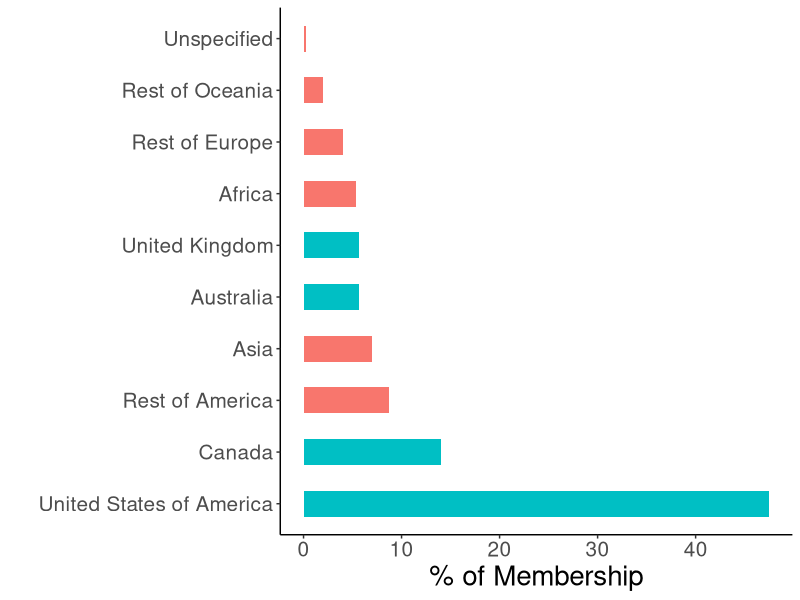
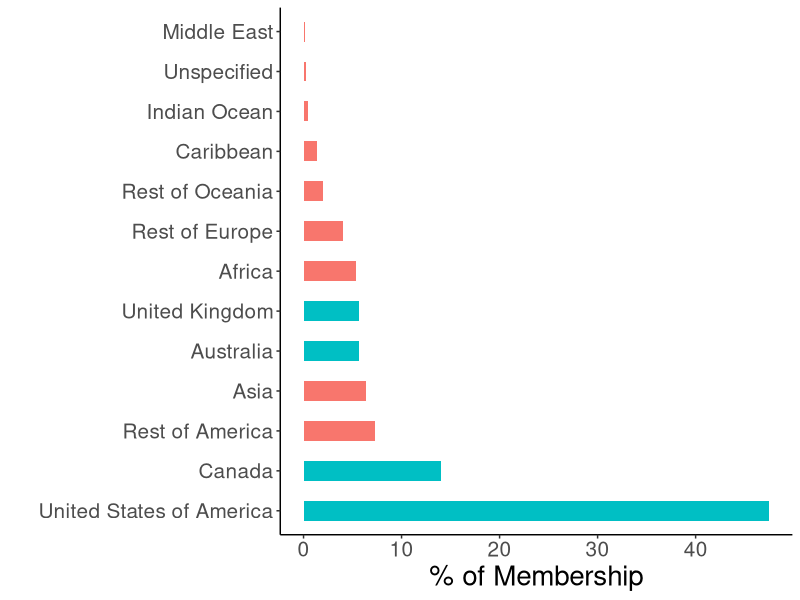
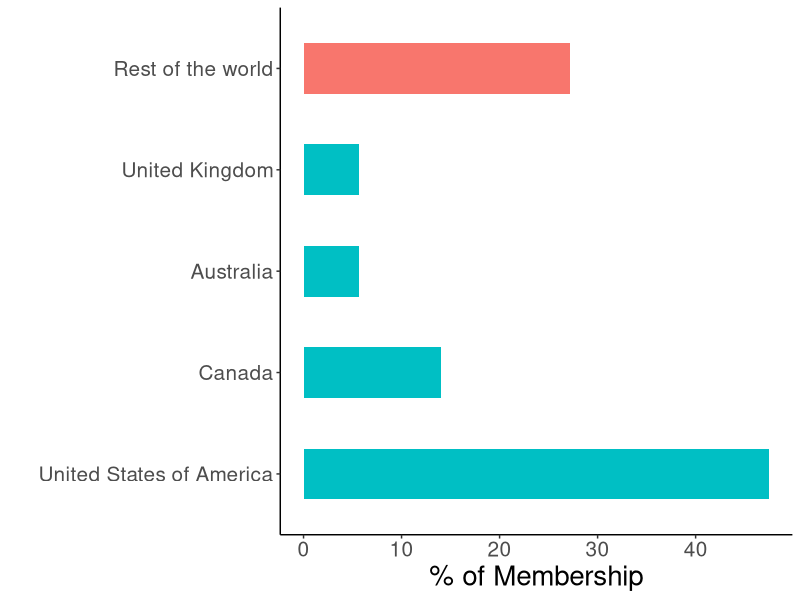
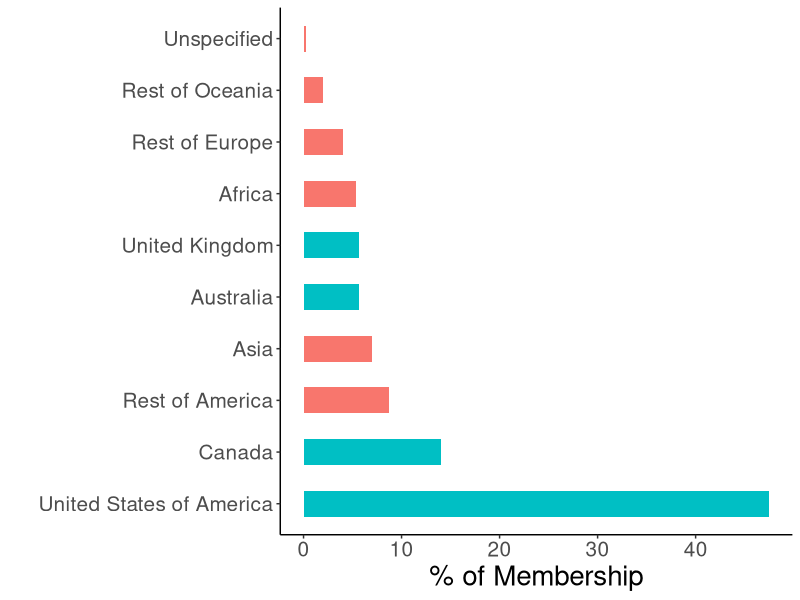
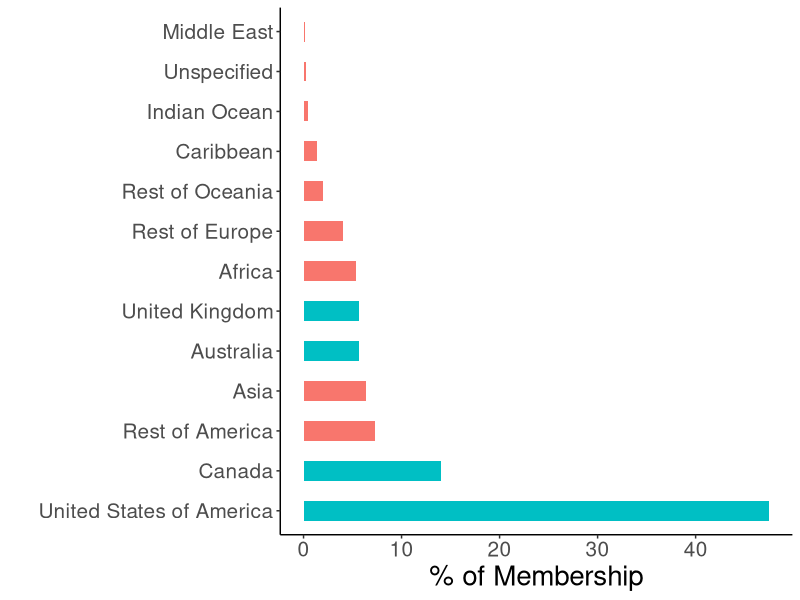
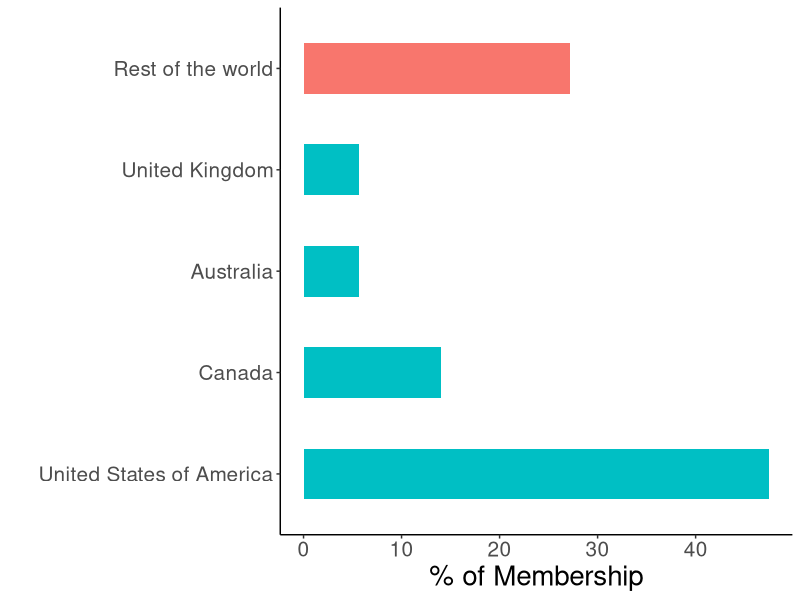

Here is the R script that generated these plots, in order:
## ---- chunk 1
#call packages
library(ggplot2)
library(plyr)
library(reshape)
library(dplyr)

#load data
mydata<-read.csv("data/MDN manuscript_MS-SCB membership.csv")

#ugly code to sort data amd estimate %
mydata<-mutate(mydata,percent.members=(No_of_members/(sum(mydata$No_of_members))*100))
mydatas <- summarise(group_by(mydata, Region), percent.region=sum(percent.members))
mydatas$Overrepresented <- c("No", "No", "Yes", "Yes", "No", "No", "No", "No", "No", "No", "Yes", "Yes", "No")
mydatab <- summarise(group_by(mydata, Continent), percent.cont=sum(percent.members))
mydatab$Overrepresented <- c("No", "No", "Yes", "Yes", "No", "No", "No", "Yes", "Yes", "No")

overdata <- mydata %>% filter(Overrepresented == "yes")
overdata <- overdata %>% select(country, percent.members)
underdata <- mydata %>% filter(Overrepresented == "no")
sumunder <- underdata %>% group_by(Overrepresented) %>% summarise(percent.members=sum(percent.members))
sumunder$country <- c("Rest of the world")
sumunder <- sumunder %>% select(country, percent.members)
mydat <- rbind(overdata,sumunder)
mydat$Overrepresented <- c("Yes", "Yes", "Yes", "Yes", "No")
## ---- chunk 2
#Option A
pdf("graphs/PercentageContinent.pdf", width = 8, height = 6, useDingbats=FALSE, encoding="MacRoman")
my.barplotA<-ggplot(mydatab, aes(x=reorder(Continent,-percent.cont), y=percent.cont, fill=Overrepresented, width=0.5))+
  geom_bar(stat="identity")+
  theme(text = element_text(size=7))+
  theme_classic()+
  coord_flip() +
  labs(x = "", y = "% of Membership") +
  theme(axis.text.x = element_text(size  = 15),
        axis.text.y = element_text(size  = 15)) +
  theme(axis.title.x = element_text(colour="black", size=20)) +
  theme(axis.title.y = element_text(face="bold", colour="black", size=20)) +
  theme(legend.position="none")
my.barplotA
dev.off()
my.barplotA

#Option B
pdf("graphs/PercentageRegion.pdf", width = 8, height = 6, useDingbats=FALSE, encoding="MacRoman")
my.barplotB<-ggplot(mydatas, aes(x=reorder(Region,-percent.region), y=percent.region, fill=Overrepresented, width=0.5))+
  geom_bar(stat="identity")+
  theme(text = element_text(size=7))+
  theme_classic()+
  coord_flip() +
  labs(x = "", y = "% of Membership") +
  theme(axis.text.x = element_text(size  = 15),
        axis.text.y = element_text(size  = 15)) +
  theme(axis.title.x = element_text(colour="black", size=20)) +
  theme(axis.title.y = element_text(face="bold", colour="black", size=20)) +
  theme(legend.position="none")
my.barplotB
dev.off()
my.barplotB

#Option C
pdf("graphs/PercentageMajor.pdf", width = 8, height = 6, useDingbats=FALSE, encoding="MacRoman")
my.barplotC<-ggplot(mydat, aes(x=ordered(mydat$country, levels = c("United States of America", "Canada", "Australia", "United Kingdom", "Rest of the world")), y=percent.members, 
                              fill=Overrepresented, width=0.5))+
  geom_bar(stat="identity")+
  theme(text = element_text(size=7))+
  theme_classic()+
  coord_flip() +
  labs(x = "", y = "% of Membership") +
  theme(axis.text.x = element_text(size  = 15),
        axis.text.y = element_text(size  = 15)) +
  theme(axis.title.x = element_text(colour="black", size=20)) +
  theme(axis.title.y = element_text(face="bold", colour="black", size=20)) +
  theme(legend.position="none")
my.barplotC
dev.off()
my.barplotC
